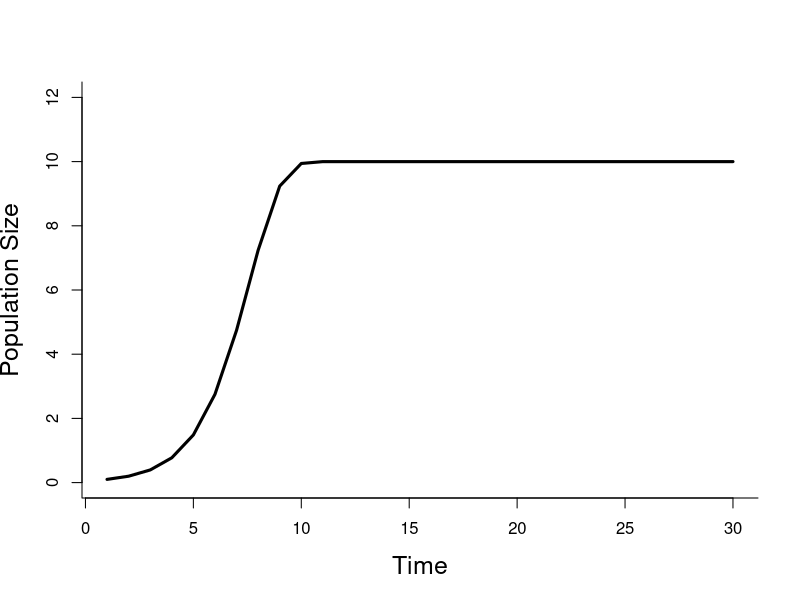
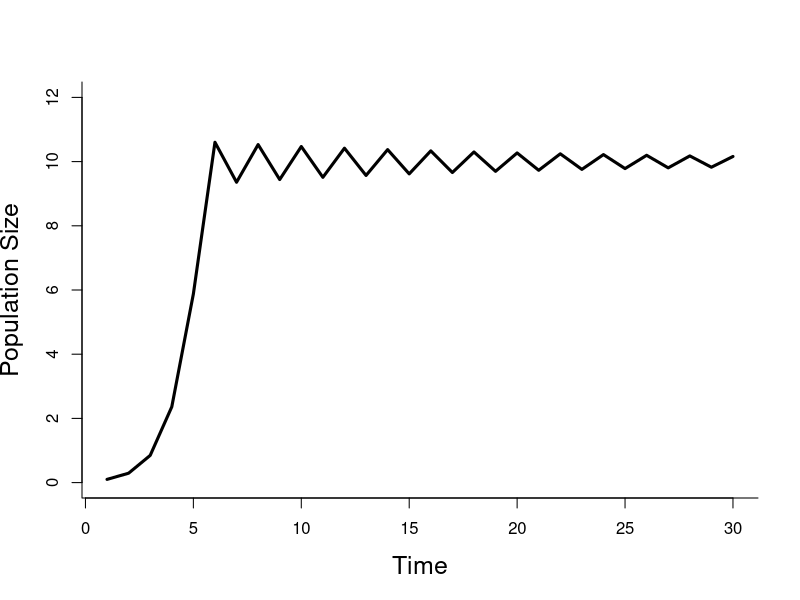
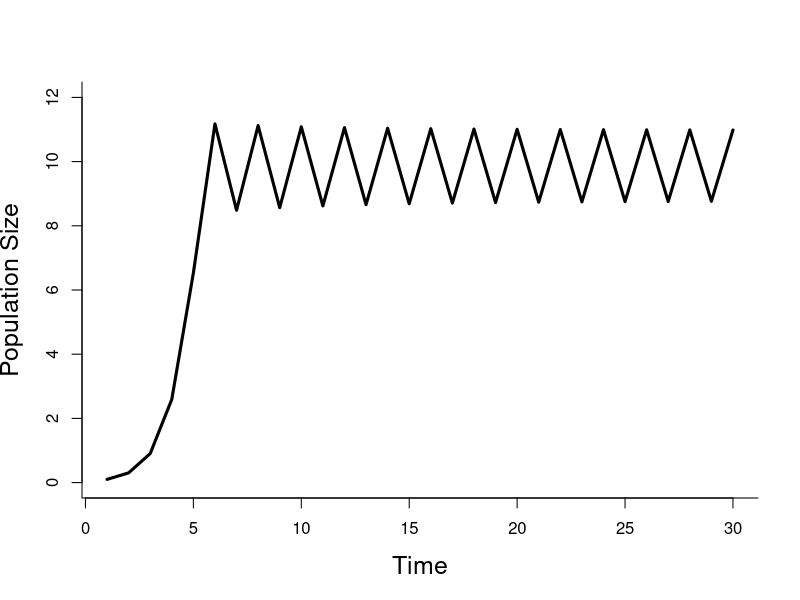
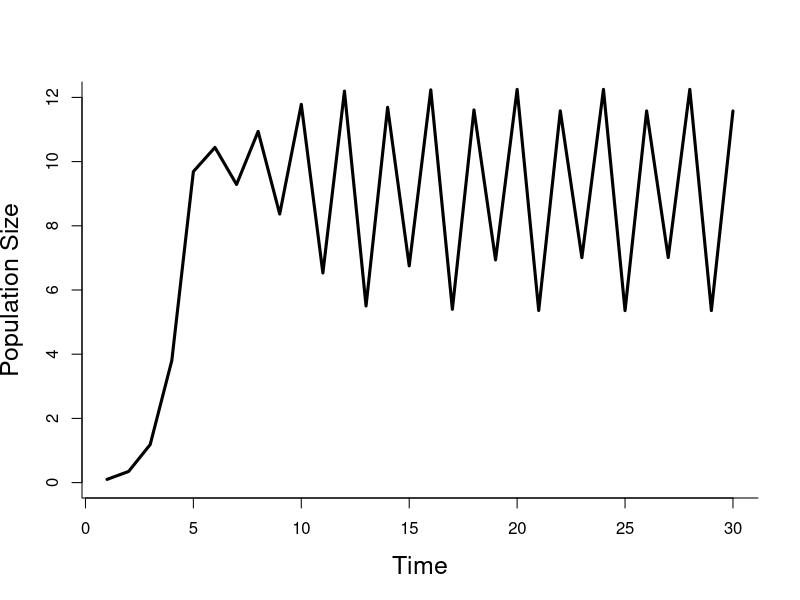
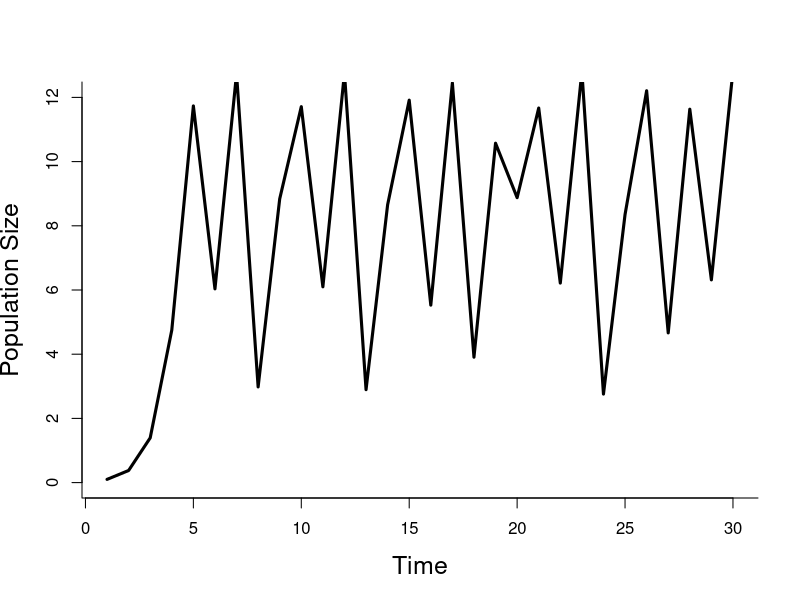
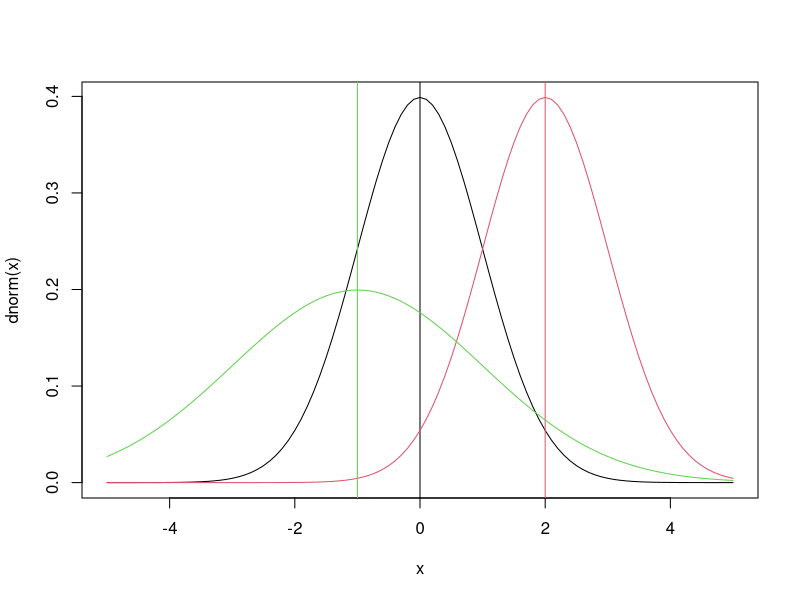
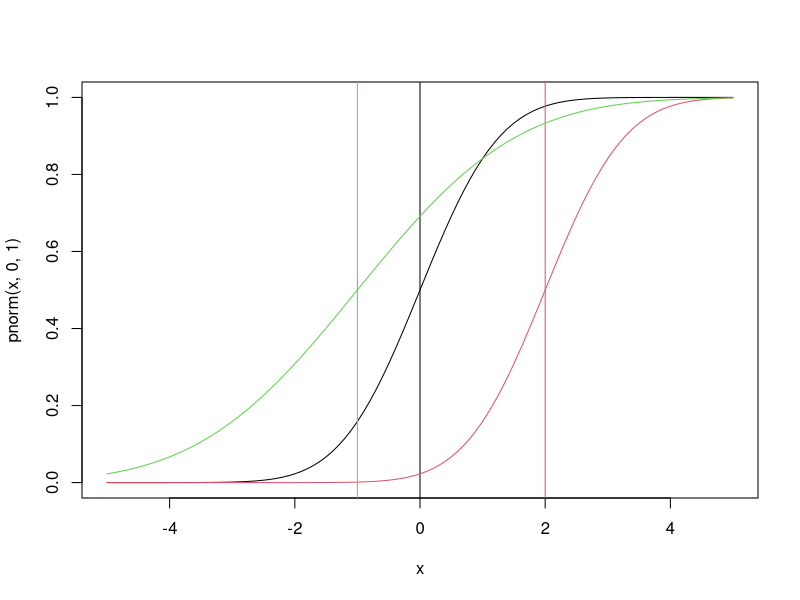
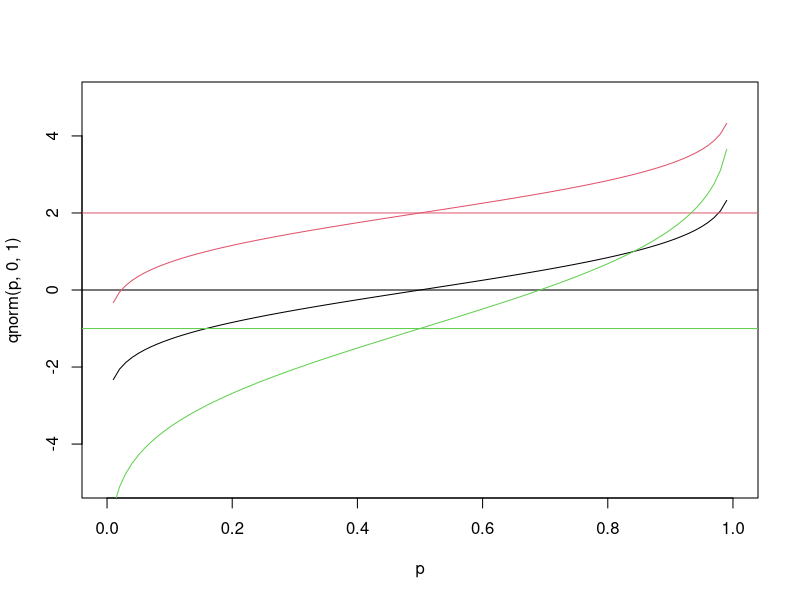

These figures' R source, in order:
## ---- chunk 1
r = 1        ## intrinsic growth rate
K = 10        ## carrying capacity      
n0 = .1       ## initial population size
NT = 30       ## number of time steps to simulate
time = 1:NT
## ---- chunk 2
n = rep(n0,NT)    ## vector to store results
for(t in 2:NT){
  n[t] = n[t-1] + r*n[t-1]*(1-n[t-1]/K)
}
## ---- chunk 3
plot(time,n,ylim=c(0,12),lwd=3,type='l',
     ,bty='l',cex.lab=1.5,
      xlab="Time",ylab="Population Size")
## ---- chunk 4
r <- matrix(c(1.95, 2.05, 2.5, 2.8))        ## intrinsic growth rate
K = 10                              ## carrying capacity      
n0 = .1                            ## initial population size
NT = 30                           ## number of time steps to simulate
time = 1:NT

n=matrix(rep(n0), nrow=length(r), ncol=NT)

for(k in 1:length(r)){
  for(t in 2:NT){
  n[k,t] = n[k,t-1] + r[k]*n[k,t-1]*(1-n[k,t-1]/K)
}

}


for(i in 1:dim(n)[1]){
  plot(time,n[i,],ylim=c(0,12),lwd=3,type='l',
     ,bty='l',cex.lab=1.5,
     xlab="Time",ylab="Population Size")
}




## ---- chunk 5
x = seq(-5,5,by=0.1)
plot(x,dnorm(x),type='l')  		## that’s a lowercase “L” for “line”
abline(v=0)					## add a line to indicate the mean (“v” is for “vertical”)
lines(x,dnorm(x,2),col=2)			## try changing the mean (“col” sets the color)
abline(v=2,col=2)
lines(x,dnorm(x,-1,2),col=3)			## try changing the mean and standard dev
abline(v=-1,col=3)
## ---- chunk 6
plot(x,pnorm(x,0,1),type='l')
abline(v=0)
lines(x,pnorm(x,2,1),col=2)
abline(v=2,col=2)
lines(x,pnorm(x,-1,2),col=3)
abline(v=-1,col=3)
## ---- chunk 7
p = seq(0,1,by=0.01)
plot(p,qnorm(p,0,1),type='l',ylim=range(x))    # ylim sets the y-axis range
# range returns the min/max as a 2-element vector
abline(h=0)						# “h” for “horizontal”
lines(p,qnorm(p,2,1),col=2)
abline(h=2,col=2)
lines(p,qnorm(p,-1,2),col=3)
abline(h=-1,col=3)
## ---- chunk 8
qnorm(c(0.025,0.975),0,1)		# what width CI is specified by these values?
plot(p,qnorm(p,0,1),type='l',ylim=range(x))
abline(v=c(0.025,0.975),lty=2)	# add vertical lines at the CI
abline(h=qnorm(c(0.025,0.975)),lty=2)	#add horizontal lines at the threshold vals
plot(x,dnorm(x,0,1),type='l')		# plot the corresponding pdf
abline(v=qnorm(c(0.025,0.975)),lty=2)
## ---- chunk 9
n = c(10,100,1000,10000)	# sequence of sample sizes
for(i in 1:4){			# loop over these sample sizes
  hist(rnorm(n[i]),main=n[i],probability=TRUE,breaks=40)  
				#here breaks defines number of bins in the histogram
  lines(x,dnorm(x),col=2)
}
## ---- chunk 10
x = seq(0,100,by=1)

#d -- probability density function (PDF)
plot(x,dpois(x,1),type='l')    
lines(x,dpois(x,4),col=2)
lines(x,dpois(x,10),col=3)

#p -- cumulative distribution function (CDF)
plot(x,ppois(x,1),type='l')
lines(x,ppois(x,4),col=2)
lines(x,ppois(x,10),col=3)

#q -- calculates the value associated with a specified tail probability, inverse of “p”
p = seq(0,1,by=0.01)
plot(p,qpois(p,1),type='l', ylim=range(x))    # ylim sets the y-axis range
lines(p,qpois(p,4),type='l', col=2, ylim=range(x))    # ylim sets the y-axis range
lines(p,qpois(p,10),type='l', col=3, ylim=range(x))    # ylim sets the y-axis range

qpois(c(0.025,0.975),10)  	# what width CI is specified by these values?
plot(x,dpois(x,10),type='l')  
abline(v=qpois(c(0.025,0.975),10),lty=2)

#r -- simulates random numbers

n = c(10,100,1000,10000)  # sequence of sample sizes
for(i in 1:4){			# loop over these sample sizes
  hist(rpois(n[i],10),main=n[i],probability=TRUE, breaks=30)  
				#here breaks defines number of bins in the histogram
  lines(x,dpois(x,10),col=2, type="l")
}
## ---- chunk 11
x = rnorm(10000,0,1)
y = x^2

hist(x,main="Original distribution",breaks=40)
abline(v=quantile(x,c(0.025,0.5,0.975)),lty=c(2,1,2),lwd=3,col="orange")
abline(v=mean(x),col="red",lwd=3,lty=3)

hist(y,main="Transformed distribution",breaks=40)
abline(v=quantile(y,c(0.025,0.5,0.975)),lty=c(2,1,2),lwd=3,col="orange")
abline(v=mean(y),col="red",lwd=3,lty=3)
## ---- chunk 12
z = rchisq(x,1,0)
hist(z,main="Ch-squared distribution",breaks=40, xlim=c(0,15))
abline(v=qchisq(c(0.025,0.5,0.975),1),lty=c(2,1,2),lwd=3,col="orange")
abline(v=mean(z),col="red",lwd=3,lty=3)
## ---- chunk 13
x = rlnorm(10000,0,0.5)
y = sin(x)

hist(x,main="Original distribution",breaks=40)
abline(v=qlnorm(c(0.025,0.5,0.975),0,0.5),lty=c(2,1,2),lwd=3,col="orange")
abline(v=mean(x),col="red",lwd=3,lty=3)

hist(y,main="Transformed distribution",breaks=40)
abline(v=quantile(y,c(0.025,0.5,0.975)),lty=c(2,1,2),lwd=3,col="orange")
abline(v=mean(y),col="red",lwd=3,lty=3)

mean(y)
median(y)
quantile(y,c(0.025,0.975))
## ---- chunk 14
r <- 1
r.sd = 0.2     ## standard deviation on r
K.sd = 1.0     ## standard deviation on K
NE = 1000      ## Ensemble size
## ---- chunk 15
n = matrix(n0,NE,NT)   # storage for all simulations
rE = rnorm(NE,r,r.sd)  # sample of r
KE = rnorm(NE,K,K.sd)  # sample of K
for(i in 1:NE){        # loop over samples
  for(t in 2:NT){      # for each sample, simulate throught time
    n[i,t] = n[i,t-1] + rE[i]*n[i,t-1]*(1-n[i,t-1]/KE[i])
  }
}
## ---- chunk 16
n.stats = apply (n,2,quantile,c(0.025,0.5,0.975))
## ---- chunk 17
ciEnvelope <- function(x,ylo,yhi,col="lightgrey",...){
  polygon(cbind(c(x, rev(x), x[1]), c(ylo, rev(yhi),
  ylo[1])), border = NA,col=col,...) 

}
## ---- chunk 18
hist(rE,probability=TRUE,breaks=40, main="Histogram of Growth Rate")
hist(KE,probability=TRUE,breaks=40, main="Histogram of Carrying Capacity")

## ---- chunk 19
n_sample <- n[sample(nrow(n), size=10, replace=FALSE),]

col.rainbow <- rainbow(10)
palette(col.rainbow)

par(mar=c(5,5,2,5))
matplot(t(n_sample), ylim=c(0,15),lwd=2, type='l',
     ,bty='l',cex.lab=1.5, col=col.rainbow,
      xlab="Time",ylab="Population Size")

par(fig=c(0,1,0,1), oma=c(0, 0, 0, 0), mar=c(0,0,0,0), pty="s", new=TRUE)
plot(0,0, type="n", bty="n", xaxt="n", yaxt="n")
legend('right', xpd=TRUE, inset=c(0,0), legend=1:10, lwd=2, col=col.rainbow)

dev.off()

## ---- chunk 20
n_15 <- n[,15]

hist(n_15,main="Population at time 15", breaks=30, xlim=range(n[,15]))

## ---- chunk 21

plot(time,n.stats[2,], ylim=c(0,15),lwd=3,type='l',
     ,bty='l',cex.lab=1.5,
      xlab="Time",ylab="Population Size")

ciEnvelope(time,n.stats[1,], n.stats[3,])

n.stats.50 = apply(n,2,quantile,c(0.25,0.5,0.75))

ciEnvelope(time,n.stats.50[1,], n.stats.50[3,], "lightpink")


## ---- chunk 22
r = 0.3
n0.sd = 0.6
n0s = rlnorm(NE,log(n0),n0.sd)
n = matrix(n0s,NE,NT)
for(i in 1:NE){
  for(t in 2:NT){
    n[i,t] = n[i,t-1] + r*n[i,t-1]*(1-n[i,t-1]/K)
  }
}
## ---- chunk 23
n.stats.new = apply (n,2,quantile,c(0.025,0.5,0.975))

plot(time,n.stats.new[2,], ylim=c(0,15),lwd=3,type='l',
     ,bty='l',cex.lab=1.5,
      xlab="Time",ylab="Population Size")

ciEnvelope(time,n.stats.new[1,], n.stats.new[3,])


## ---- chunk 24
n = matrix(n0,NE,NT)   # storage for all simulations

r = as.matrix(c(1.95, 2.05, 2.8))
n0.sd = 0.6
n0s = rlnorm(NE,log(n0),n0.sd)
n = matrix(n0s,NE,NT)

my_func <- function(x) {
  for(i in 1:NE){
  for(t in 2:NT){
    n[i,t] = n[i,t-1] + x*n[i,t-1]*(1-n[i,t-1]/K)
  }
}
return(n)
}

n1 <- my_func(r[1])

n.stats.1 = apply (n1,2,quantile,c(0.025,0.5,0.975))

plot(time,n.stats.1[2,], ylim=c(0,15),lwd=3,type='l',
     ,bty='l',cex.lab=1.5,
      xlab="Time",ylab="Population Size")

ciEnvelope(time,n.stats.1[1,], n.stats.1[3,])

n2 <- my_func(r[2])

n.stats.2 = apply (n2,2,quantile,c(0.025,0.5,0.975))

plot(time,n.stats.2[2,], ylim=c(0,15),lwd=3,type='l',
     ,bty='l',cex.lab=1.5,
      xlab="Time",ylab="Population Size")

ciEnvelope(time,n.stats.2[1,], n.stats.2[3,])

n3 <- my_func(r[3])
n.stats.3 = apply (n3,2,quantile,c(0.025,0.5,0.975))

plot(time,n.stats.3[2,], ylim=c(0,15),lwd=3,type='l',
     ,bty='l',cex.lab=1.5,
      xlab="Time",ylab="Population Size")

ciEnvelope(time,n.stats.3[1,], n.stats.3[3,])


